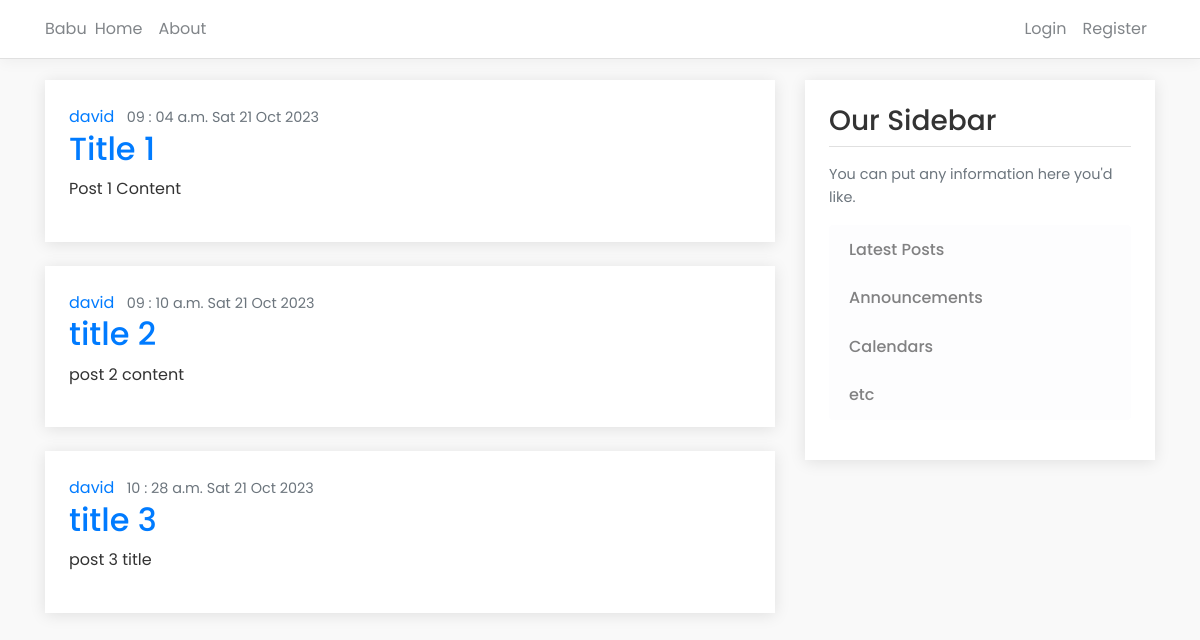
The page / on the database its author committed.
### blog/models.py (models this page shows, shortened)
class Post(models.Model):
    title = models.CharField(max_length=100)
    content = models.TextField()
    date_posted = models.DateTimeField(default=timezone.now)
    author = models.ForeignKey(User, on_delete=models.CASCADE)

### blog/views.py (the view)
# urls.py: path('', views.home, name='blog-home'),
def home (request):
	context = {
		'posts': Post.objects.all()
	}
	return render(request, 'blog/home.html', context)

### blog/templates/blog/home.html
{% extends "blog/base.html" %}
{% block content %}
	{% for post in posts %}
		<article class="media content-section">
		  <div class="media-body">
		    <div class="article-metadata">
		      <a class="mr-2" href="#">{{ post.author }}</a>
		      <small class="text-muted">{{ post.date_posted|date:"H : i a D d M Y " }}</small>
		    </div>
		    <h2><a class="article-title" href="#">{{ post.title }}</a></h2>
		    <p class="article-content">{{ post.content }}</p>
		  </div>
		</article>
	{% endfor %}
{% endblock content %}

### blog/templates/blog/base.html (shortened to what this page needs)
{% load static %}
<!DOCTYPE html>
<html>
<head>
    <link rel="stylesheet" href="https://cdn.jsdelivr.net/npm/bootstrap@4.0.0/dist/css/bootstrap.min.css">
    <link rel="stylesheet" type="text/css" href="{% static 'blog/main.css' %}">
</head>
<body>
	<header class="site-header">
	  <nav class="navbar navbar-expand-md navbar-dark bg-steel fixed-top">
	    <div class="container">
	      <a style="color: #818589;",class="navbar-brand mr-4" href="/">Babu </a>
	      <div class="collapse navbar-collapse" id="navbarToggle">
	        <div class="navbar-nav mr-auto">
	          <a style="color: #818589;", class="nav-item nav-link" href="/">Home</a>
	          <a style="color: #818589;", class="nav-item nav-link" href="/about">About</a>
	        </div>
	        <div class="navbar-nav">
	        	{% if user.is_authenticated %}
	        		<a style="color: #818589;", class="nav-item nav-link" href="{% url 'profile' %}">Profile</a>
	        		<a style="color: #818589;", class="nav-item nav-link" href="{% url 'logout' %}">Logout</a>
	        	{% else %}
		          	<a style="color: #818589;", class="nav-item nav-link" href="{% url 'login' %}">Login</a>
		          	<a style="color: #818589;", class="nav-item nav-link" href="{% url 'register' %}">Register</a>
		        {% endif %}
	        </div>
	      </div>
	    </div>
	  </nav>
	</header>
	<main role="main" class="container">
	  <div class="row">
	    <div class="col-md-8">
	    	{% block content %}{% endblock %}
	    </div>
	    <div class="col-md-4">
	      <div class="content-section">
	        <h3>Our Sidebar</h3>
	        <p class='text-muted'>You can put any information here you'd like.
	          <ul class="list-group">
	            <li class="list-group-item list-group-item-light">Latest Posts</li>
	            <li class="list-group-item list-group-item-light">Announcements</li>
	            <li class="list-group-item list-group-item-light">Calendars</li>
	            <li class="list-group-item list-group-item-light">etc</li>
	          </ul>
	        </p>
	      </div>
	    </div>
	  </div>
	</main>
</body>
</html>

### blog/static/blog/main.css (style rules this page uses)
body { font-family: 'Poppins', sans-serif; line-height: 1.6; color: #333; background: #f9f9f9; }
a { transition: color 0.3s ease; }
.navbar { background: #fff; border-bottom: 1px solid #e0e0e0; box-shadow: 0 2px 15px rgba(0, 0, 0, 0.05); }
.nav-item.nav-link { padding: 0.5rem 1rem; }
main { padding-top: 5rem; }
.content-section { background: #fff; padding: 1.5rem; margin-bottom: 1.5rem; box-shadow: 0 2px 15px rgba(0, 0, 0, 0.1); }
.content-section h3 { border-bottom: 1px solid #e0e0e0; padding-bottom: 0.5rem; margin-bottom: 1rem; font-weight: 500; }
.list-group-item { border: none; font-weight: 500; transition: background-color 0.3s ease; }
.text-muted { font-size: 0.9rem; }

### rows shown on the page
Post: author "david", date_posted "09 : 04 a.m. Sat 21 Oct 2023", title "Title 1", content "Post 1 Content"
Post: author "david", date_posted "09 : 10 a.m. Sat 21 Oct 2023", title "title 2", content "post 2 content"
Post: author "david", date_posted "10 : 28 a.m. Sat 21 Oct 2023", title "title 3", content "post 3 title"
